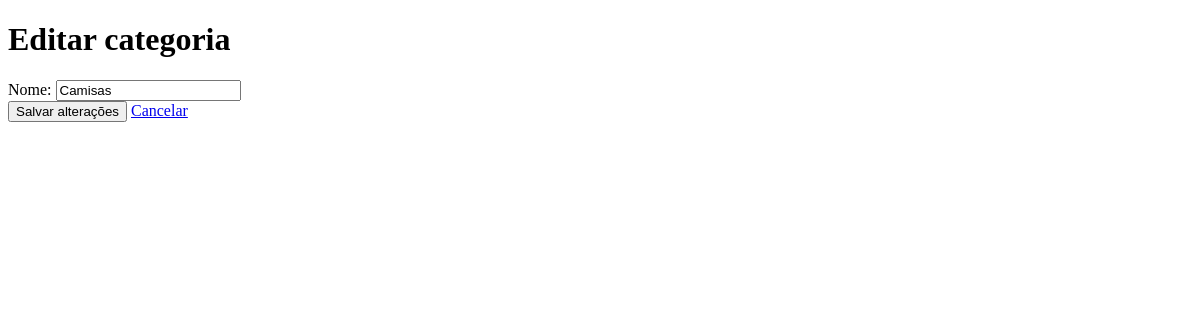
The page /categorias/1/editar (signed in) on the database as committed earlier.
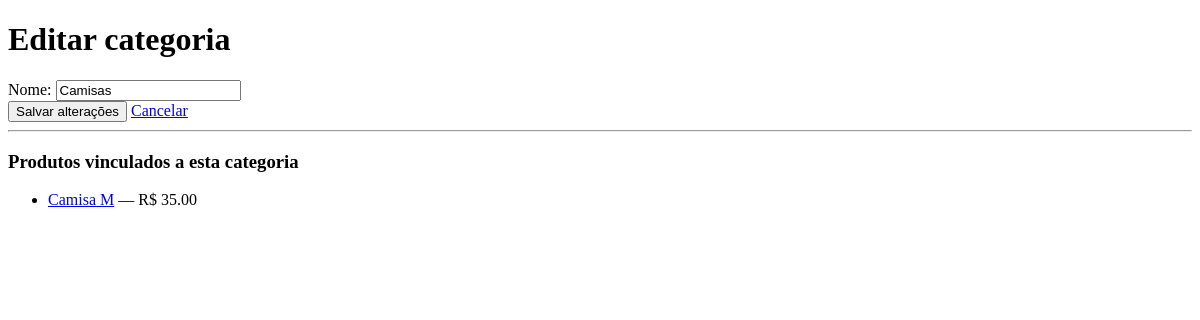
The same page on the database as committed later.
### app/models/produto.py (models this page shows, shortened)
class Produto(Base):
    __tablename__ = "produtos"
    id = Column(Integer, primary_key=True, autoincrement=True, index=True)
    nome = Column(String(150), nullable=False, index=True)
    preco = Column(Float, nullable=False, default=0.0)
    estoque_atual = Column(Integer, nullable=False, default=0)
    ativo = Column(Boolean, default=True)
    imagem_path = Column(String(255), nullable=True)
    categoria_id = Column(Integer, ForeignKey("categorias.id", ondelete="SET NULL"), nullable=True)
    categoria = relationship("Categoria", back_populates="produtos")

### app/controllers/categoria_controller.py (the view)
@router.get("/{categoria_id}/editar")
def form_editar_categoria(
    categoria_id: int,
    request: Request,
    db: Session = Depends(get_db),
    admin = Depends(get_admin)
):
    editando = db.query(Categoria).filter(
        Categoria.id == categoria_id
    ).first()
    if not editando:
        return RedirectResponse(url="/categorias", status_code=302)
    return templates.TemplateResponse(
        request,
        "categorias/form.html",
        {
            "request":  request,
            "usuario":  admin,
            "editando": editando,
        }
    )

### app/templates/categorias/form.html (shortened to what this page needs)
<!DOCTYPE html>
<html lang="pt-br">
<head>
</head>
<body>
    <h1>{{ "Editar categoria" if editando else "Nova categoria" }}</h1>
    <form action="{{ '/categorias/' + editando.id|string + '/editar' if editando else '/categorias/nova' }}"
          method="post">
        <label>Nome:
            <input type="text"
                   name="nome"
                   value="{{ editando.nome if editando else (valores.nome if valores else '') }}"
                   required
                   autofocus>
        </label>
        <br>
        <button type="submit">
            {{ "Salvar alterações" if editando else "Criar categoria" }}
        </button>
        <a href="/categorias">Cancelar</a>
    </form>
    {% if editando and editando.produtos %}
        <hr>
        <h3>Produtos vinculados a esta categoria</h3>
        <ul>
            {% for p in editando.produtos if p.ativo %}
                <li>
                    <a href="/produtos/{{ p.id }}">{{ p.nome }}</a>
                    — R$ {{ "%.2f"|format(p.preco) }}
                </li>
            {% else %}
                <li>Nenhum produto ativo vinculado.</li>
            {% endfor %}
        </ul>
    {% endif %}
</body>
</html>

Rows that differ between the two databases and show on the page:
added Produto: nome "Camisa M", preco "35.00"
Other text that changed with them:
text now shown: "Produtos vinculados a esta categoria"
